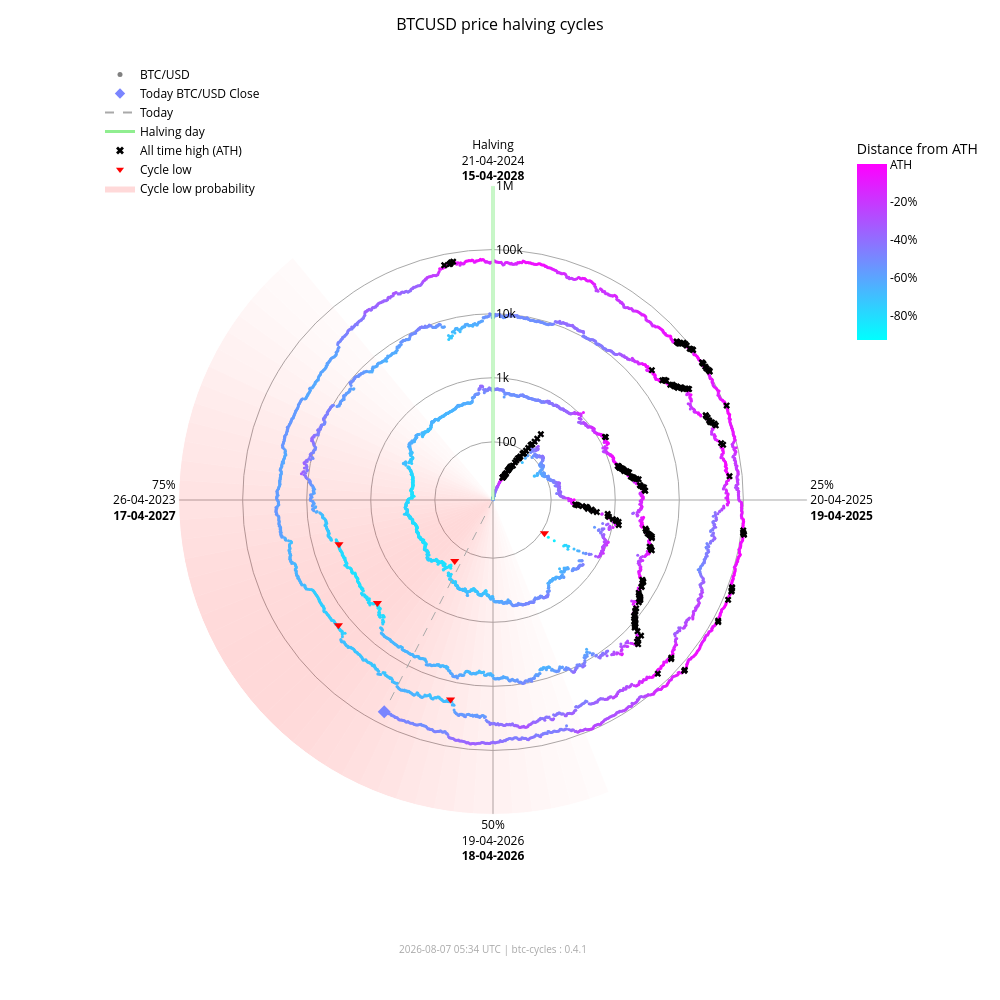

Notebook source saved alongside this figure:
### Markdown cell above
### Interactive chart (plotly)

### Code cell
fig_interactive = btc.plot(
    kind="interactive",
    from_date="2012-11-28",
)
# plotly config for interactivity
config = {"scrollZoom": True, "displayModeBar": True}
# display in notebook
fig_interactive.show(config=config)

### Figure 1 — Plotly figure (JSON) as saved in the notebook; plotly's stock layout.template omitted (floating-point values rounded to 4 significant figures; data arrays with more than 128 entries replaced by an {"elided": "..."} marker saying what was removed)
{"data": [{"fill": "toself", "fillcolor": "rgba(255,0,0,0.017168280509461755)", "hoverinfo": "skip", "line": {"width": 0}, "mode": "lines", "r": [12.35, 1000000, 1000000, 12.35, 12.35], "showlegend": false, "theta": [158.4, 158.4, 162.0, 162.0, 158.4], "type": "scatterpolar"}, {"fill": "toself", "fillcolor": "rgba(255,0,0,0.022114794501891175)", "hoverinfo": "skip", "line": {"width": 0}, "mode": "lines", "r": [12.35, 1000000, 1000000, 12.35, 12.35], "showlegend": false, "theta": [162.0, 162.0, 165.6, 165.6, 162.0], "type": "scatterpolar"}, {"fill": "toself", "fillcolor": "rgba(255,0,0,0.02790404259511669)", "hoverinfo": "skip", "line": {"width": 0}, "mode": "lines", "r": [12.35, 1000000, 1000000, 12.35, 12.35], "showlegend": false, "theta": [165.6, 165.6, 169.2, 169.2, 165.6], "type": "scatterpolar"}, {"fill": "toself", "fillcolor": "rgba(255,0,0,0.034518294852420334)", "hoverinfo": "skip", "line": {"width": 0}, "mode": "lines", "r": [12.35, 1000000, 1000000, 12.35, 12.35], "showlegend": false, "theta": [169.2, 169.2, 172.8, 172.8, 169.2], "type": "scatterpolar"}, {"fill": "toself", "fillcolor": "rgba(255,0,0,0.041901979682821514)", "hoverinfo": "skip", "line": {"width": 0}, "mode": "lines", "r": [12.35, 1000000, 1000000, 12.35, 12.35], "showlegend": false, "theta": [172.8, 172.8, 176.4, 176.4, 172.8], "type": "scatterpolar"}, {"fill": "toself", "fillcolor": "rgba(255,0,0,0.04996405861294358)", "hoverinfo": "skip", "line": {"width": 0}, "mode": "lines", "r": [12.35, 1000000, 1000000, 12.35, 12.35], "showlegend": false, "theta": [176.4, 176.4, 180.0, 180.0, 176.4], "type": "scatterpolar"}, {"fill": "toself", "fillcolor": "rgba(255,0,0,0.05858349692240514)", "hoverinfo": "skip", "line": {"width": 0}, "mode": "lines", "r": [12.35, 1000000, 1000000, 12.35, 12.35], "showlegend": false, "theta": [180.0, 180.0, 183.6, 183.6, 180.0], "type": "scatterpolar"}, {"fill": "toself", "fillcolor": "rgba(255,0,0,0.06761662035375064)", "hoverinfo": "skip", "line": {"width": 0}, "mode": "lines", "r": [12.35, 1000000, 1000000, 12.35, 12.35], "showlegend": false, "theta": [183.6, 183.6, 187.2, 187.2, 183.6], "type": "scatterpolar"}, {"fill": "toself", "fillcolor": "rgba(255,0,0,0.07690481219944661)", "hoverinfo": "skip", "line": {"width": 0}, "mode": "lines", "r": [12.35, 1000000, 1000000, 12.35, 12.35], "showlegend": false, "theta": [187.2, 187.2, 190.8, 190.8, 187.2], "type": "scatterpolar"}, {"fill": "toself", "fillcolor": "rgba(255,0,0,0.08628112000611096)", "hoverinfo": "skip", "line": {"width": 0}, "mode": "lines", "r": [12.35, 1000000, 1000000, 12.35, 12.35], "showlegend": false, "theta": [190.8, 190.8, 194.4, 194.4, 190.8], "type": "scatterpolar"}, {"fill": "toself", "fillcolor": "rgba(255,0,0,0.09557490841018089)", "hoverinfo": "skip", "line": {"width": 0}, "mode": "lines", "r": [12.35, 1000000, 1000000, 12.35, 12.35], "showlegend": false, "theta": [194.4, 194.4, 198.0, 198.0, 194.4], "type": "scatterpolar"}, {"fill": "toself", "fillcolor": "rgba(255,0,0,0.10461455782963762)", "hoverinfo": "skip", "line": {"width": 0}, "mode": "lines", "r": [12.35, 1000000, 1000000, 12.35, 12.35], "showlegend": false, "theta": [198.0, 198.0, 201.6, 201.6, 198.0], "type": "scatterpolar"}, {"fill": "toself", "fillcolor": "rgba(255,0,0,0.11322908719652829)", "hoverinfo": "skip", "line": {"width": 0}, "mode": "lines", "r": [12.35, 1000000, 1000000, 12.35, 12.35], "showlegend": false, "theta": [201.6, 201.6, 205.2, 205.2, 201.6], "type": "scatterpolar"}, {"fill": "toself", "fillcolor": "rgba(255,0,0,0.12125015337052986)", "hoverinfo": "skip", "line": {"width": 0}, "mode": "lines", "r": [12.35, 1000000, 1000000, 12.35, 12.35], "showlegend": false, "theta": [205.2, 205.2, 208.8, 208.8, 205.2], "type": "scatterpolar"}, {"fill": "toself", "fillcolor": "rgba(255,0,0,0.12851590515331976)", "hoverinfo": "skip", "line": {"width": 0}, "mode": "lines", "r": [12.35, 1000000, 1000000, 12.35, 12.35], "showlegend": false, "theta": [208.8, 208.8, 212.4, 212.4, 208.8], "type": "scatterpolar"}, {"fill": "toself", "fillcolor": "rgba(255,0,0,0.13487757461161184)", "hoverinfo": "skip", "line": {"width": 0}, "mode": "lines", "r": [12.35, 1000000, 1000000, 12.35, 12.35], "showlegend": false, "theta": [212.4, 212.4, 216.0, 216.0, 212.4], "type": "scatterpolar"}, {"fill": "toself", "fillcolor": "rgba(255,0,0,0.14020862181849592)", "hoverinfo": "skip", "line": {"width": 0}, "mode": "lines", "r": [12.35, 1000000, 1000000, 12.35, 12.35], "showlegend": false, "theta": [216.0, 216.0, 219.6, 219.6, 216.0], "type": "scatterpolar"}, {"fill": "toself", "fillcolor": "rgba(255,0,0,0.14441504950654527)", "hoverinfo": "skip", "line": {"width": 0}, "mode": "lines", "r": [12.35, 1000000, 1000000, 12.35, 12.35], "showlegend": false, "theta": [219.6, 219.6, 223.2, 223.2, 219.6], "type": "scatterpolar"}, {"fill": "toself", "fillcolor": "rgba(255,0,0,0.14744459351271713)", "hoverinfo": "skip", "line": {"width": 0}, "mode": "lines", "r": [12.35, 1000000, 1000000, 12.35, 12.35], "showlegend": false, "theta": [223.2, 223.2, 226.8, 226.8, 223.2], "type": "scatterpolar"}, {"fill": "toself", "fillcolor": "rgba(255,0,0,0.14929223192296423)", "hoverinfo": "skip", "line": {"width": 0}, "mode": "lines", "r": [12.35, 1000000, 1000000, 12.35, 12.35], "showlegend": false, "theta": [226.8, 226.8, 230.4, 230.4, 226.8], "type": "scatterpolar"}, {"fill": "toself", "fillcolor": "rgba(255,0,0,0.15)", "hoverinfo": "skip", "line": {"width": 0}, "mode": "lines", "r": [12.35, 1000000, 1000000, 12.35, 12.35], "showlegend": false, "theta": [230.4, 230.4, 234.0, 234.0, 230.4], "type": "scatterpolar"}, {"fill": "toself", "fillcolor": "rgba(255,0,0,0.14965033825231114)", "hoverinfo": "skip", "line": {"width": 0}, "mode": "lines", "r": [12.35, 1000000, 1000000, 12.35, 12.35], "showlegend": false, "theta": [234.0, 234.0, 237.6, 237.6, 234.0], "type": "scatterpolar"}, {"fill": "toself", "fillcolor": "rgba(255,0,0,0.14835378057909807)", "hoverinfo": "skip", "line": {"width": 0}, "mode": "lines", "r": [12.35, 1000000, 1000000, 12.35, 12.35], "showlegend": false, "theta": [237.6, 237.6, 241.2, 241.2, 237.6], "type": "scatterpolar"}, {"fill": "toself", "fillcolor": "rgba(255,0,0,0.14623322283554635)", "hoverinfo": "skip", "line": {"width": 0}, "mode": "lines", "r": [12.35, 1000000, 1000000, 12.35, 12.35], "showlegend": false, "theta": [241.2, 241.2, 244.8, 244.8, 241.2], "type": "scatterpolar"}, {"fill": "toself", "fillcolor": "rgba(255,0,0,0.1434078538226231)", "hoverinfo": "skip", "line": {"width": 0}, "mode": "lines", "r": [12.35, 1000000, 1000000, 12.35, 12.35], "showlegend": false, "theta": [244.8, 244.8, 248.4, 248.4, 244.8], "type": "scatterpolar"}, {"fill": "toself", "fillcolor": "rgba(255,0,0,0.13997983179373427)", "hoverinfo": "skip", "line": {"width": 0}, "mode": "lines", "r": [12.35, 1000000, 1000000, 12.35, 12.35], "showlegend": false, "theta": [248.4, 248.4, 252.0, 252.0, 248.4], "type": "scatterpolar"}, {"fill": "toself", "fillcolor": "rgba(255,0,0,0.13602598258454268)", "hoverinfo": "skip", "line": {"width": 0}, "mode": "lines", "r": [12.35, 1000000, 1000000, 12.35, 12.35], "showlegend": false, "theta": [252.0, 252.0, 255.6, 255.6, 252.0], "type": "scatterpolar"}, {"fill": "toself", "fillcolor": "rgba(255,0,0,0.13159547355344953)", "hoverinfo": "skip", "line": {"width": 0}, "mode": "lines", "r": [12.35, 1000000, 1000000, 12.35, 12.35], "showlegend": false, "theta": [255.6, 255.6, 259.2, 259.2, 255.6], "type": "scatterpolar"}, {"fill": "toself", "fillcolor": "rgba(255,0,0,0.12671301775492697)", "hoverinfo": "skip", "line": {"width": 0}, "mode": "lines", "r": [12.35, 1000000, 1000000, 12.35, 12.35], "showlegend": false, "theta": [259.2, 259.2, 262.8, 262.8, 259.2], "type": "scatterpolar"}, {"fill": "toself", "fillcolor": "rgba(255,0,0,0.12138610149219965)", "hoverinfo": "skip", "line": {"width": 0}, "mode": "lines", "r": [12.35, 1000000, 1000000, 12.35, 12.35], "showlegend": false, "theta": [262.8, 262.8, 266.4, 266.4, 262.8], "type": "scatterpolar"}, {"fill": "toself", "fillcolor": "rgba(255,0,0,0.1156142551644921)", "hoverinfo": "skip", "line": {"width": 0}, "mode": "lines", "r": [12.35, 1000000, 1000000, 12.35, 12.35], "showlegend": false, "theta": [266.4, 266.4, 270.0, 270.0, 266.4], "type": "scatterpolar"}, {"fill": "toself", "fillcolor": "rgba(255,0,0,0.10939851441251548)", "hoverinfo": "skip", "line": {"width": 0}, "mode": "lines", "r": [12.35, 1000000, 1000000, 12.35, 12.35], "showlegend": false, "theta": [270.0, 270.0, 273.6, 273.6, 270.0], "type": "scatterpolar"}, {"fill": "toself", "fillcolor": "rgba(255,0,0,0.10274974912946185)", "hoverinfo": "skip", "line": {"width": 0}, "mode": "lines", "r": [12.35, 1000000, 1000000, 12.35, 12.35], "showlegend": false, "theta": [273.6, 273.6, 277.2, 277.2, 273.6], "type": "scatterpolar"}, {"fill": "toself", "fillcolor": "rgba(255,0,0,0.09569517349791425)", "hoverinfo": "skip", "line": {"width": 0}, "mode": "lines", "r": [12.35, 1000000, 1000000, 12.35, 12.35], "showlegend": false, "theta": [277.2, 277.2, 280.8, 280.8, 277.2], "type": "scatterpolar"}, {"fill": "toself", "fillcolor": "rgba(255,0,0,0.08828282625646727)", "hoverinfo": "skip", "line": {"width": 0}, "mode": "lines", "r": [12.35, 1000000, 1000000, 12.35, 12.35], "showlegend": false, "theta": [280.8, 280.8, 284.4, 284.4, 280.8], "type": "scatterpolar"}, {"fill": "toself", "fillcolor": "rgba(255,0,0,0.08058400018765345)", "hoverinfo": "skip", "line": {"width": 0}, "mode": "lines", "r": [12.35, 1000000, 1000000, 12.35, 12.35], "showlegend": false, "theta": [284.4, 284.4, 288.0, 288.0, 284.4], "type": "scatterpolar"}, {"fill": "toself", "fillcolor": "rgba(255,0,0,0.07269354608292704)", "hoverinfo": "skip", "line": {"width": 0}, "mode": "lines", "r": [12.35, 1000000, 1000000, 12.35, 12.35], "showlegend": false, "theta": [288.0, 288.0, 291.6, 291.6, 288.0], "type": "scatterpolar"}, {"fill": "toself", "fillcolor": "rgba(255,0,0,0.06472784449068783)", "hoverinfo": "skip", "line": {"width": 0}, "mode": "lines", "r": [12.35, 1000000, 1000000, 12.35, 12.35], "showlegend": false, "theta": [291.6, 291.6, 295.2, 295.2, 291.6], "type": "scatterpolar"}, {"fill": "toself", "fillcolor": "rgba(255,0,0,0.05682021976743955)", "hoverinfo": "skip", "line": {"width": 0}, "mode": "lines", "r": [12.35, 1000000, 1000000, 12.35, 12.35], "showlegend": false, "theta": [295.2, 295.2, 298.8, 298.8, 295.2], "type": "scatterpolar"}, {"fill": "toself", "fillcolor": "rgba(255,0,0,0.04911378436707333)", "hoverinfo": "skip", "line": {"width": 0}, "mode": "lines", "r": [12.35, 1000000, 1000000, 12.35, 12.35], "showlegend": false, "theta": [298.8, 298.8, 302.4, 302.4, 298.8], "type": "scatterpolar"}, {"fill": "toself", "fillcolor": "rgba(255,0,0,0.04175213714896469)", "hoverinfo": "skip", "line": {"width": 0}, "mode": "lines", "r": [12.35, 1000000, 1000000, 12.35, 12.35], "showlegend": false, "theta": [302.4, 302.4, 306.0, 306.0, 302.4], "type": "scatterpolar"}, {"fill": "toself", "fillcolor": "rgba(255,0,0,0.034868865657538876)", "hoverinfo": "skip", "line": {"width": 0}, "mode": "lines", "r": [12.35, 1000000, 1000000, 12.35, 12.35], "showlegend": false, "theta": [306.0, 306.0, 309.6, 309.6, 306.0], "type": "scatterpolar"}, {"fill": "toself", "fillcolor": "rgba(255,0,0,0.02857722515334582)", "hoverinfo": "skip", "line": {"width": 0}, "mode": "lines", "r": [12.35, 1000000, 1000000, 12.35, 12.35], "showlegend": false, "theta": [309.6, 309.6, 313.2, 313.2, 309.6], "type": "scatterpolar"}, {"fill": "toself", "fillcolor": "rgba(255,0,0,0.022961515313555197)", "hoverinfo": "skip", "line": {"width": 0}, "mode": "lines", "r": [12.35, 1000000, 1000000, 12.35, 12.35], "showlegend": false, "theta": [313.2, 313.2, 316.8, 316.8, 313.2], "type": "scatterpolar"}, {"fill": "toself", "fillcolor": "rgba(255,0,0,0.01807146942917362)", "hoverinfo": "skip", "line": {"width": 0}, "mode": "lines", "r": [12.35, 1000000, 1000000, 12.35, 12.35], "showlegend": false, "theta": [316.8, 316.8, 320.4, 320.4, 316.8], "type": "scatterpolar"}, {"hoverinfo": "text", "marker": {"color": {"elided": "5001 str values"}, "size": 3}, "mode": "markers", "r": {"elided": "5001 float values"}, "showlegend": false, "text": {"elided": "5001 str values"}, "theta": {"elided": "5001 float values"}, "type": "scatterpolar"}, {"hoverinfo": "skip", "line": {"color": "lightgreen", "width": 3}, "mode": "lines", "r": [12.35, 1000000], "showlegend": false, "theta": [0, 0], "type": "scatterpolar"}, {"hoverinfo": "skip", "line": {"color": "darkgrey", "dash": "dash", "width": 1}, "mode": "lines", "r": [12.35, 64130.0], "showlegend": false, "theta": [207.2, 207.2], "type": "scatterpolar"}, {"hoverinfo": "text", "marker": {"color": "#7a85ff", "size": 10, "symbol": "diamond"}, "mode": "markers", "r": [64130.0], "showlegend": false, "text": ["Today<br>Date: 2026-08-07<br>Price: $64,132.06"], "theta": [207.2], "type": "scatterpolar"}, {"hoverinfo": "text", "marker": {"color": "black", "size": 6, "symbol": "x"}, "mode": "markers", "r": {"elided": "195 float values"}, "showlegend": false, "text": {"elided": "195 str values"}, "theta": {"elided": "195 float values"}, "type": "scatterpolar"}, {"hoverinfo": "text", "marker": {"color": "red", "size": 8, "symbol": "triangle-down"}, "mode": "markers", "r": [111.6, 164.9, 3233.0, 3925.0, 18950.0, 15760.0], "showlegend": false, "text": ["Cycle Low<br>Date: 2014-02-21<br>Price: $111.56<br>ATH distance: -91.0%", "Cycle Low<br>Date: 2015-01-14<br>Price: $164.92<br>ATH distance: -86.7%", "Cycle Low<br>Date: 2018-12-15<br>Price: $3,232.51<br>ATH distance: -83.3%", "Cycle Low<br>Date: 2019-03-25<br>Price: $3,924.55<br>ATH distance: -79.7%", "Cycle Low<br>Date: 2022-06-18<br>Price: $18,954.25<br>ATH distance: -71.9%", "Cycle Low<br>Date: 2022-11-21<br>Price: $15,760.19<br>ATH distance: -76.7%"], "theta": [122.8, 212.1, 228.3, 254.0, 192.0, 231.0], "type": "scatterpolar"}, {"marker": {"color": "grey", "size": 5}, "mode": "markers", "name": "BTC/USD", "r": [null], "theta": [null], "type": "scatterpolar"}, {"marker": {"color": "#7a85ff", "size": 8, "symbol": "diamond"}, "mode": "markers", "name": "Today BTC/USD Close", "r": [null], "theta": [null], "type": "scatterpolar"}, {"line": {"color": "darkgrey", "dash": "dash"}, "mode": "lines", "name": "Today", "r": [null], "theta": [null], "type": "scatterpolar"}, {"line": {"color": "lightgreen", "width": 3}, "mode": "lines", "name": "Halving day", "r": [null], "theta": [null], "type": "scatterpolar"}, {"marker": {"color": "black", "size": 7, "symbol": "x"}, "mode": "markers", "name": "All time high (ATH)", "r": [null], "theta": [null], "type": "scatterpolar"}, {"marker": {"color": "red", "size": 7, "symbol": "triangle-down"}, "mode": "markers", "name": "Cycle low", "r": [null], "theta": [null], "type": "scatterpolar"}, {"fill": "toself", "fillcolor": "rgba(255,0,0,0.15)", "line": {"width": 0}, "mode": "lines", "name": "Cycle low probability", "r": [null], "theta": [null], "type": "scatterpolar"}, {"hoverinfo": "skip", "marker": {"cmax": 0, "cmin": -0.9307, "color": [0], "colorbar": {"len": 0.25, "ticktext": ["ATH", "-20%", "-40%", "-60%", "-80%", "-100%"], "tickvals": [0, -0.2, -0.4, -0.6, -0.8, -1.0], "title": {"text": "Distance from ATH"}, "x": 0.95, "y": 0.92, "yanchor": "top"}, "colorscale": {"elided": "256x2 mixed values"}, "showscale": true, "size": 0}, "mode": "markers", "r": [null], "showlegend": false, "theta": [null], "type": "scatterpolar"}], "layout": {"annotations": [{"font": {"color": "darkgrey", "size": 10}, "showarrow": false, "text": "2026-08-07 05:34 UTC | btc-cycles : 0.4.1", "x": 0.5, "xref": "paper", "y": -0.02, "yref": "paper"}], "font": {"color": "black"}, "height": 1000, "legend": {"bgcolor": "rgba(0,0,0,0)", "font": {"color": "black"}, "x": 0.0, "y": 1.0}, "margin": {"b": 60, "l": 100, "r": 80, "t": 60}, "paper_bgcolor": "white", "plot_bgcolor": "white", "polar": {"angularaxis": {"color": "black", "direction": "clockwise", "gridcolor": "darkgrey", "rotation": 90, "ticktext": ["Halving<br>21-04-2024<br><b>15-04-2028</b>", "25%<br>20-04-2025<br><b>19-04-2025</b>", "50%<br>19-04-2026<br><b>18-04-2026</b>", "75%<br>26-04-2023<br><b>17-04-2027</b>"], "tickvals": [0, 90, 180, 270]}, "bgcolor": "white", "domain": {"x": [0.1, 0.9], "y": [0.05, 0.95]}, "radialaxis": {"angle": 90, "color": "black", "gridcolor": "darkgrey", "range": [1.092, 6.0], "tickangle": 90, "ticktext": ["100", "1k", "10k", "100k", "1M"], "tickvals": [100, 1000, 10000, 100000, 1000000], "type": "log"}}, "title": {"font": {"color": "black", "size": 16}, "text": "BTCUSD price halving cycles", "x": 0.5}, "width": 1000}}
